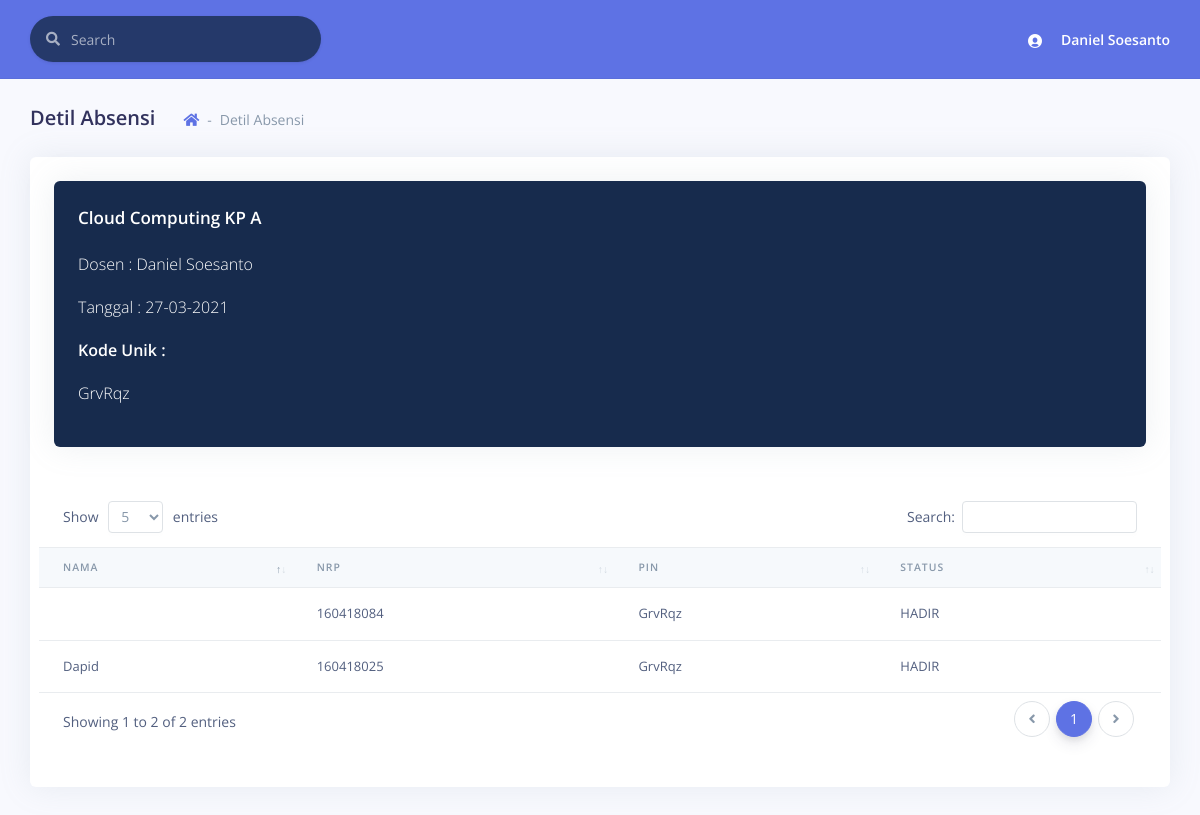
Screenshot of /detil_absensi.php?ekode=GrvRqz&mkid=3&kpid=1&tgl=27-03-2021 (signed in) with the database file from the repository.
### tables this page shows
CREATE TABLE IF NOT EXISTS `matakuliahs` (
  `id` INT(11) NOT NULL AUTO_INCREMENT,
  `nama` VARCHAR(45) NOT NULL,
  PRIMARY KEY (`id`));

CREATE TABLE IF NOT EXISTS `matakuliahs_buka` (
  `id` INT(11) NOT NULL AUTO_INCREMENT,
  `kp` VARCHAR(45) NOT NULL,
  PRIMARY KEY (`id`));

CREATE TABLE `users` (
  `id` int(11) NOT NULL,
  `username` varchar(255) DEFAULT NULL,
  `password` varchar(255) DEFAULT NULL,
  `nama` varchar(255) DEFAULT NULL,
  `jabatan` enum('admin','dekan','wadek','kajur','dosen','mhs') DEFAULT NULL,
  `fakultass_id` int(11) NOT NULL,
  `jurusans_id` int(11) DEFAULT NULL
);

CREATE TABLE IF NOT EXISTS `ambil_matakuliahs` (
  `mahasiswas_id` INT(11) NOT NULL,
  `matakuliahs_id` INT(11) NOT NULL,
  `matakuliahs_buka_id` INT(11) NOT NULL,
  `persentase` FLOAT NULL DEFAULT 0,
  PRIMARY KEY (`mahasiswas_id`, `matakuliahs_id`, `matakuliahs_buka_id`),
  INDEX `fk_mahasiswas_has_matakuliahs_has_matakuliahs_buka_matakuli_idx` (`matakuliahs_id` ASC, `matakuliahs_buka_id` ASC),
  INDEX `fk_mahasiswas_has_matakuliahs_has_matakuliahs_buka_mahasisw_idx` (`mahasiswas_id` ASC),
  CONSTRAINT `fk_mahasiswas_has_matakuliahs_has_matakuliahs_buka_mahasiswas1`
    FOREIGN KEY (`mahasiswas_id`)
    REFERENCES `mahasiswas` (`id`)
    ON DELETE NO ACTION
    ON UPDATE NO ACTION,
  CONSTRAINT `fk_mahasiswas_has_matakuliahs_has_matakuliahs_buka_matakuliah1`
    FOREIGN KEY (`matakuliahs_id` , `matakuliahs_buka_id`)
    REFERENCES `matakuliahs_kp` (`matakuliahs_id` , `matakuliahs_buka_id`)
    ON DELETE NO ACTION
    ON UPDATE NO ACTION);

CREATE TABLE IF NOT EXISTS `mahasiswas` (
  `id` INT(11) NOT NULL AUTO_INCREMENT,
  `nrp` VARCHAR(255) NULL DEFAULT NULL,
  `user_id` INT NULL,
  PRIMARY KEY (`id`));

### detil_absensi.php (the view, shortened to what this page needs)
<!DOCTYPE html>
<html>
<head>
    <link rel="stylesheet" href="./assets/vendor/nucleo/css/nucleo.css" type="text/css">
    <link rel="stylesheet" href="./assets/vendor/@fortawesome/fontawesome-free/css/all.min.css" type="text/css">
    <link rel="stylesheet" href="./assets/css/argon.css?v=1.1.0" type="text/css">
    <link href="https://cdnjs.cloudflare.com/ajax/libs/limonte-sweetalert2/7.33.1/sweetalert2.min.css" rel="stylesheet">
    <link rel="stylesheet" href="./assets/vendor/datatables.net-bs4/css/dataTables.bootstrap4.min.css">
    <link rel="stylesheet" href="./assets/vendor/datatables.net-buttons-bs4/css/buttons.bootstrap4.min.css">
    <link rel="stylesheet" href="./assets/vendor/datatables.net-select-bs4/css/select.bootstrap4.min.css">
</head>
<?php
$idmatakuliah = $_GET['mkid'];
$kpid = $_GET['kpid'];
$ekodee = $_GET['ekode'];
$tgl = date_format(date_create($_GET['tgl']), "d-m-Y");
$mysqli = konek('localhost', 'root', '', 'presensi_cloud');
?>
<body>
    <div class="main-content" id="panel">
        <nav class="navbar navbar-top navbar-expand navbar-light bg-primary border-bottom">
            <div class="container-fluid">
                <div class="collapse navbar-collapse" id="navbarSupportedContent">
                    <form class="navbar-search navbar-search-dark form-inline mr-sm-3" id="navbar-search-main">
                        <div class="form-group mb-0">
                            <div class="input-group input-group-alternative input-group-merge">
                                <div class="input-group-prepend">
                                    <span class="input-group-text"><i class="fas fa-search"></i></span>
                                </div>
                                <input class="form-control" placeholder="Search" type="text">
                            </div>
                        </div>
                    </form>
                    <ul class="navbar-nav align-items-center ml-auto ml-md-0">
                        <li class="nav-item dropdown">
                            <a class="nav-link pr-0" href="#" role="button" data-toggle="dropdown" aria-haspopup="true" aria-expanded="false">
                                <div class="media align-items-center">
                                    <span class="avatar avatar-sm rounded-circle bg-transparent">
                                        <i class="ni ni-circle-08 bg-transparent"></i>
                                    </span>
                                    <div class="media-body ml-2 d-none d-lg-block">
                                        <span class="mb-0 text-sm  font-weight-bold text-white"><?php echo $_SESSION['nama'] ?></span>
                                    </div>
                                </div>
                            </a>
                        </li>
                    </ul>
                </div>
            </div>
        </nav>
        <div class="header pb-6">
            <div class="container-fluid">
                <div class="header-body">
                    <div class="row align-items-center py-4">
                        <div class="col-lg-6 col-7">
                            <h6 class="h2 d-inline-block mb-0">Detil Absensi</h6>
                            <nav aria-label="breadcrumb" class="d-none d-md-inline-block ml-md-4">
                                <ol class="breadcrumb breadcrumb-links">
                                    <li class="breadcrumb-item"><a href="dashboard.php"><i class="fas fa-home"></i></a></li>
                                    <li class="breadcrumb-item active" aria-current="page">Detil Absensi</li>
                                </ol>
                            </nav>
                        </div>
                    </div>
                </div>
            </div>
        </div>
        <div class="container-fluid mt--6">
            <div class="row">
                <div class="col-12">
                    <div class="card bg-bg-white border-0">
                        <div class="card-body">
                            <div class="row">
                                <div class="col-12">
                                    <div class="row">
                                        <div class="col-12">
                                            <div class="card bg-default">
                                                <div class="card-body">
                                                    <?php
                                                    $dosenid = '';
                                                    $mysqli->select_db('presensi_cloud_' . $_SESSION['jid']);
                                                    $sql = "SELECT *, a.id as id_mk,c.id as id_kp, f.id as id_hari, b.dosen_id as id_dosen FROM matakuliahs a INNER JOIN matakuliahs_kp b ON
          a.id=b.matakuliahs_id INNER JOIN matakuliahs_buka c ON b.matakuliahs_buka_id=c.id INNER JOIN jadwal_matakuliahs e
          ON a.id=e.matakuliahs_id INNER JOIN jadwals f ON e.jadwals_id=f.id WHERE a.id=" . $idmatakuliah;
                                                    $stmt = $mysqli->prepare($sql);
                                                    $stmt->execute();
                                                    $res = $stmt->get_result();
                                                    while ($row = $res->fetch_assoc()) {
                                                        $nama = $row['nama'];
                                                        $kp = $row['kp'];
                                                        $kpid = $row['id_kp'];
                                                        $dosenid = $row['id_dosen'];
                                                    }
                                                    $mysqli->select_db('presensi_cloud');
                                                    $sql = "SELECT * FROM users WHERE id=$dosenid";
                                                    $stmt = $mysqli->prepare($sql);
                                                    $stmt->execute();
                                                    $res = $stmt->get_result();
                                                    $row = $res->fetch_assoc();
                                                    echo "<h3 class='card-title text-white'>" . $nama . ' KP ' . $kp . '</h3>';
                                                    echo "<p class='text-white'>Dosen : ".$row['nama']."</p>";
                                                    echo "<p class='text-white'>Tanggal : " . $tgl . "</p>";
                                                    echo "<p class='font-weight-bold text-white'> Kode Unik : <p class='text-white' id='kunik'>" . $ekodee . "</p></p>";
                                                    ?>
                                                </div>
                                            </div>
                                        </div>
                                    </div>
                                    <div class="row">
                                        <div class="table-responsive py-4">
                                            <table class="table table-flush" id="datatable-basic">
                                                <thead class="thead-light">
                                                    <tr>
                                                        <th>Nama</th>
                                                        <th>NRP</th>
                                                        <th>Pin</th>
                                                        <th>Status</th>
                                                    </tr>
                                                </thead>
                                                <tbody>
                                                    <?php
                                                    $mysqli->select_db('presensi_cloud_' . $_SESSION['jid']);
                                                    $sql = "select * from mahasiswas m inner join ambil_matakuliahs am on
                                                    m.id=am.mahasiswas_id inner join (SELECT mahasiswas_id,tanggal,k.e_code as kodee, k.status as statuss FROM kehadirans k INNER JOIN matakuliahs a ON k.matakuliahs_id=a.id
                                                    INNER JOIN matakuliahs_kp b ON a.id=b.matakuliahs_id INNER JOIN matakuliahs_buka c ON b.matakuliahs_buka_id=c.id INNER JOIN
                                                    jadwal_matakuliahs e ON a.id=e.matakuliahs_id INNER JOIN jadwals f ON e.jadwals_id=f.id
                                                    WHERE k.e_code='$ekodee' AND k.matakuliahs_id=$idmatakuliah AND k.matakuliahs_buka_id=$kpid ORDER BY k.tanggal ASC) krs
                                                    where am.matakuliahs_id=$idmatakuliah and am.matakuliahs_buka_id=$kpid and m.id=krs.mahasiswas_id";
                                                    $stmt = $mysqli->prepare($sql);
                                                    $stmt->execute();
                                                    $res = $stmt->get_result();
                                                    while ($row = $res->fetch_assoc()) {
                                                        $nrp = $row['nrp'];
                                                        $mysqli->select_db('presensi_cloud');
                                                        $sql1 = "select * from users where id = " . $row['user_id'];
                                                        $stmt1 = $mysqli->prepare($sql1);
                                                        $stmt1->execute();
                                                        $res1 = $stmt1->get_result();
                                                        $row1 = $res1->fetch_assoc();
                                                        $nama = $row1['nama'];
                                                        $kode = $row['kodee'];
                                                        $status = $row['statuss'];
                                                        echo "
                                                <tr>
                                                <td>$nama</td>
                                                <td>$nrp</td>
                                                <td>$kode</td>
                                                <td>$status</td>
                                                </tr>
                                                ";
                                                    }
                                                    ?>
                                                </tbody>
                                            </table>
                                        </div>
                                    </div>
                                </div>
                            </div>
                        </div>
                    </div>
                </div>
</body>
</html>

### rows the page displays
matakuliahs: nama "Cloud Computing", matakuliahs_buka.kp "A"
users: nama "Daniel Soesanto"
ambil_matakuliahs: users.nama "Dapid", mahasiswas.nrp "160418025", kode "GrvRqz", status "HADIR"
ambil_matakuliahs: mahasiswas.nrp "160418084", kode "GrvRqz", status "HADIR"

### other values shown
$_SESSION['nama'] "Daniel Soesanto"
$tgl "27-03-2021"
$ekodee "GrvRqz"
